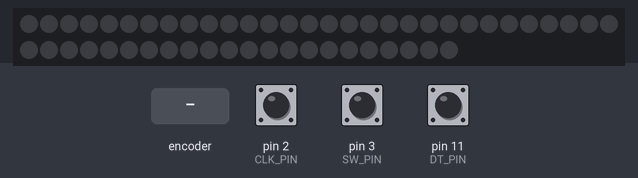
This sketch was run on a simulated Arduino Uno, built with avr-gcc and run on an emulated ATmega328P. Parts: 52 RGB LEDs in strip order, left to right, continuing on the next row. Inputs (shaded band) come from the test bench; at power-on: pin 3 (SW_PIN) HIGH, pin 2 (CLK_PIN) HIGH, pin 11 (DT_PIN) HIGH. Dim RGB values are drawn brighter than linear.

Above: at 1.2 s.
1.3 s: pin 3 (SW_PIN) pulled LOW for 0.15 s
At 2.8 s:
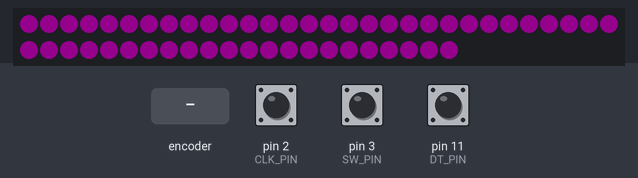
3.1 s: rotary encoder on pin 2 (CLK_PIN) / pin 11 (DT_PIN) turned 3 steps (first pin leading)
5.2 s: rotary encoder on pin 2 (CLK_PIN) / pin 11 (DT_PIN) turned 1 step (first pin leading)
6.9 s: pin 3 (SW_PIN) pulled LOW for 1 s
At 8.8 s:
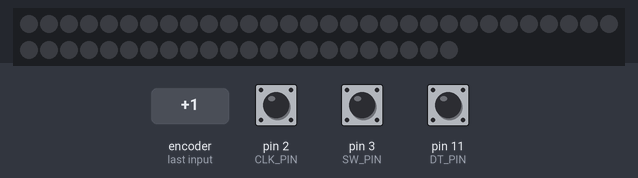
9.4 s: pin 3 (SW_PIN) pulled LOW for 3.2 s
At 13.1 s:
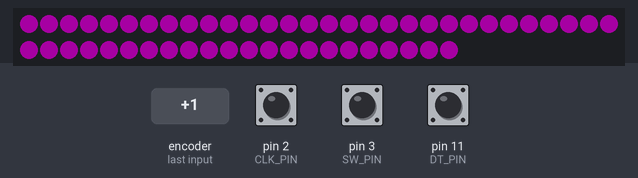
Timing chart, 0 to 14.6 s (numbered marks = the images above; inputs shaded):
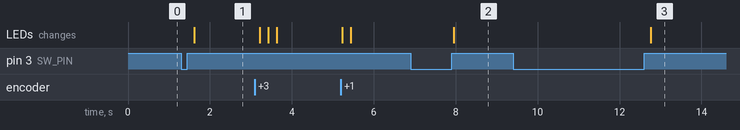

Measured:
- after the input at 1.3 s, the LEDs: change after 0.32 s (image 1)
- after the input at 6.9 s, the LEDs: change after 1.0 s (image 2)
- after the input at 9.4 s, the LEDs: change after 3.4 s (image 3)

The sketch:

WakeLamp.ino
```cpp
#include <Adafruit_NeoPixel.h>

#define CLK_PIN 2
#define  DT_PIN 11
#define  SW_PIN 3
#define LED_PIN 12
#define NUM_LEDS 52

Adafruit_NeoPixel strip = Adafruit_NeoPixel(NUM_LEDS, LED_PIN, NEO_GRB + NEO_KHZ800);

volatile bool refresh = false;
volatile bool isWhite = false;
volatile bool isSwitchedOn = false;
volatile bool isSetupOn = false;
volatile bool isSetupPreset = false;
uint8_t setupCounter = 0;

uint16_t currentIntensity = 40;
uint8_t currentColor = 127;

void modifyColor(boolean isUp) {
  if(isUp) {
      currentColor++;
  } else {
      currentColor--;
  }
  isWhite = currentColor > 250;
}

void modifyIntensity(boolean isUp) {
  if(isUp) {
    if(currentIntensity<10) {
      currentIntensity = currentIntensity+1;
    } else if(currentIntensity<90) {
      currentIntensity = currentIntensity+5;
    } else {
      if(currentIntensity<255) {
        currentIntensity = currentIntensity+10;
      } else {
        currentIntensity = 255;
      }
    }
  } else {
    if(currentIntensity<10) {
      if(currentIntensity>2) {
        currentIntensity = currentIntensity-1;
      }
    } else if(currentIntensity<90) {
      currentIntensity = currentIntensity-5;
    } else {
      currentIntensity = currentIntensity-10;
    }
  }
}

void rotaryEncoder ()  {
  if(isSwitchedOn) {
    boolean isUp = (digitalRead(CLK_PIN) != digitalRead(DT_PIN));
    if(isSetupOn) {
      modifyColor(isUp);
    } else {
      modifyIntensity(isUp);
    }
    refresh = true;
  }
}

void rotarySwitch()  {
  if(digitalRead(SW_PIN)) {
    if(!isSetupOn) {
      if(isSetupPreset) {
        isSwitchedOn = true;
        isSetupPreset = false;
        isSetupOn = true;
        Serial.println("Entering in setup mode");
      } else {
        isSwitchedOn = !isSwitchedOn;
      }
      setupCounter = 0;
    } else {
      isSetupOn = false;
      isSwitchedOn = true;
      Serial.println("Exit from setup mode");
    }
  }
  refresh = true;
}

void setup() {
  Serial.begin(9600);

  pinMode(CLK_PIN, INPUT);
  pinMode(DT_PIN, INPUT);
  pinMode(SW_PIN, INPUT_PULLUP);

  strip.begin();
  strip.show();
  strip.setBrightness(255);

  attachInterrupt (digitalPinToInterrupt(CLK_PIN), rotaryEncoder, CHANGE);
  attachInterrupt (digitalPinToInterrupt(SW_PIN), rotarySwitch, CHANGE);
}

void loop() {
  if(isSwitchedOn && !digitalRead(SW_PIN)) {
    delay(100);
    setupCounter++;
    if(setupCounter>20) {
      switchOff();
      isSetupOn = false;
      isSetupPreset = true;
    }
  } else {

    if(refresh) {
      if(isSwitchedOn) {
        lightUp(isWhite, currentIntensity);
      } else {
        switchOff();
      }
      refresh = false;
    }
    delay(200);

  }

}


uint32_t Wheel(byte WheelPos) {
  if(WheelPos < 85) {
    return strip.Color(WheelPos * 3, 255 - WheelPos * 3, 0);
  }

  if(WheelPos < 170) {
    WheelPos -= 85;
    return strip.Color(255 - WheelPos * 3, 0, WheelPos * 3);
  }

  WheelPos -= 170;
  return strip.Color(0, WheelPos * 3, 255 - WheelPos * 3);
}

void switchOff() {
  setAll(0, 0, 0);
}

void lightUp(bool isWhite, uint16_t intensity) {
  for(uint16_t j=0; j<strip.numPixels(); j++) {
    uint32_t color;
    if(isWhite) {
      color = strip.Color(200,255,230);
    } else {
      color = Wheel(currentColor);
    }
    strip.setPixelColor(j, applyIntensity(color, intensity));
  }
  strip.show();
}

void fadeIn(uint16_t intensity, bool isColor, uint16_t stepDelay) {
  for(uint16_t i=0; i<intensity; i++) {
    lightUp(isColor, i);
    delay(stepDelay);
  }
}

void fadeOut(uint16_t intensity, bool isColor, uint16_t stepDelay) {
  for(uint16_t i=intensity; i>0; i--) {
    lightUp(isColor, i);
    delay(stepDelay);
  }
}

void setAll(byte red, byte green, byte blue) {
  setAll(strip.Color(red,green,blue));
}

void setAll(uint16_t color) {
  for(uint16_t j=0; j<strip.numPixels(); j++) {
    strip.setPixelColor(j, color);
  }
  delay(10);
  strip.show();
}

uint32_t applyIntensity(uint32_t color) {
  applyIntensity(color, currentIntensity);
}

uint32_t applyIntensity(uint32_t color, uint16_t intensity) {
  uint8_t r = setIntensity(red(color), intensity);
  uint8_t g = setIntensity(green(color), intensity);
  uint8_t b = setIntensity(blue(color), intensity);
  return strip.Color(r,g,b);
}

uint8_t setIntensity(uint8_t c) {
  return setIntensity(c, currentIntensity);
}

uint8_t setIntensity(uint8_t c, uint16_t intensity) {
  return (c * intensity) >> 8;
}

uint8_t red(uint32_t c) {
  return (c >> 16);
}
uint8_t green(uint32_t c) {
  return (c >> 8);
}
uint8_t blue(uint32_t c) {
  return (c);
}
```
